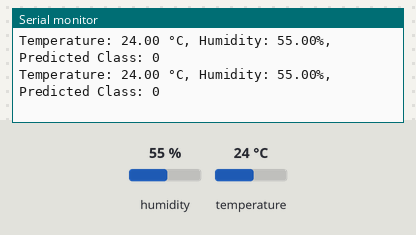
The sketch below on a simulated Arduino Uno, built with avr-gcc and run on an emulated ATmega328P. Parts: the last lines printed to the serial monitor. Inputs (shaded band) come from the test bench; at power-on: humidity 55 %, temperature 24 °C.

Above: at 2.8 s.
2.9 s: humidity set to 22 %
At 4.5 s:
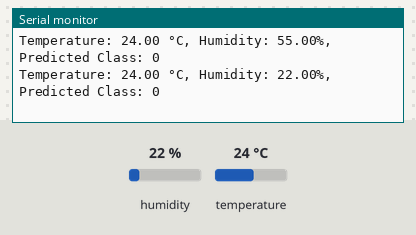
5.6 s: temperature set to 12 °C
At 7.6 s:
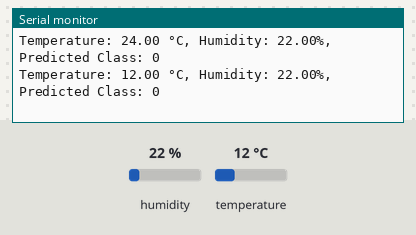
8.3 s: humidity set to 40 %
At 8.3 s:
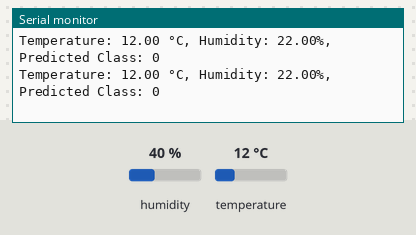
Timing chart, 0 to 11.3 s (numbered marks = the images above; inputs shaded):
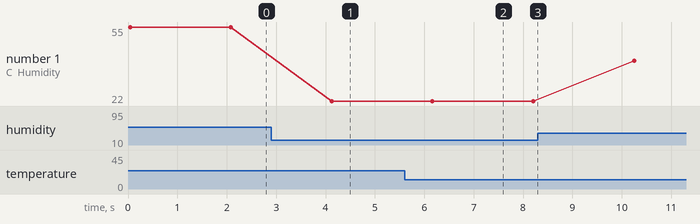

Measured:
- after the input at 2.9 s, the serial monitor: prints a new line after 1.2 s (image 1)
- after the input at 5.6 s, the serial monitor: prints a new line after 0.57 s (image 2)
- plotted number 1: 55 → 22 after the input at 2.9 s, 22 → 40 after the input at 8.3 s

The sketch:

Decision_Trees_Dummy.ino
```cpp
#include <Wire.h>
#include <Adafruit_Sensor.h>
#include <Adafruit_SHT31.h>

Adafruit_SHT31 sht31 = Adafruit_SHT31();

void setup() {
  Serial.begin(9600);
  if (!sht31.begin(0x44)) {
    Serial.println("Couldn't find SHT31");
    while (1) delay(1);
  }
}

void loop() {
  float humidity = sht31.readHumidity();
  float temperature = sht31.readTemperature();

  // Your decision tree model should provide a way to predict the class.
  // Here, we'll use a simplified rule for demonstration purposes.
  int predictedClass = predictClass(temperature, humidity);

  Serial.print("Temperature: ");
  Serial.print(temperature);
  Serial.print(" °C, Humidity: ");
  Serial.print(humidity);
  Serial.print("%, Predicted Class: ");
  Serial.println(predictedClass);

  delay(2000);
}

int predictClass(float temperature, float humidity) {
  // Your actual decision tree prediction logic should be here.
  // You can use the decision rules from your trained model to predict the class.
  // For this example, let's assume a simple rule:
  if (temperature > 25.0 && humidity > 60.0) {
    return 1;
  } else {
    return 0;
  }
}
```
